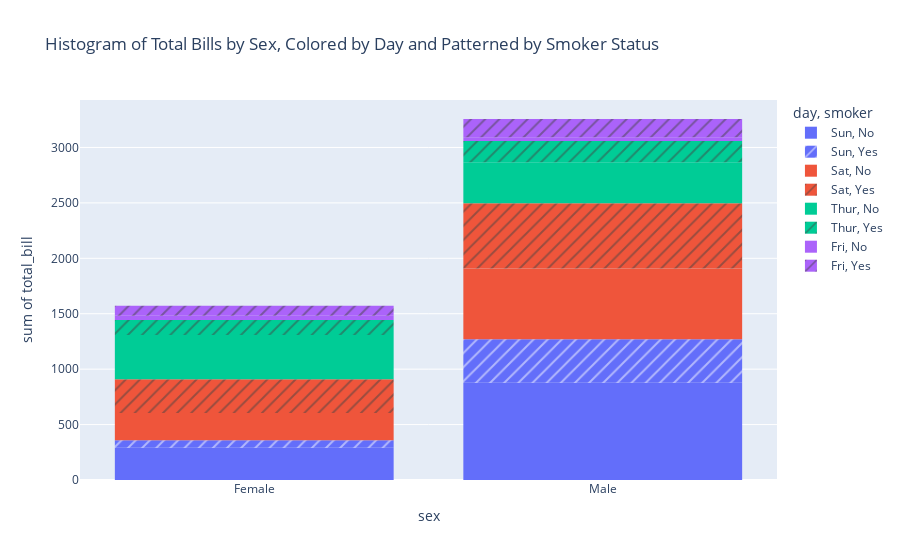

Notebook code cell kept with this figure:
### Markdown cell above
Q3. Using the tips dataset in the Plotly library, Plot a histogram for x= "sex" and y="total_bill" column in
the tips dataset. Also, use the "smoker" column with the pattern_shape parameter and the "day"
column with the color parameter.

### Code cell
import plotly.express as px

df = px.data.tips()

fig = px.histogram(df, x="sex", y="total_bill", color="day", pattern_shape="smoker",
                   title="Histogram of Total Bills by Sex, Colored by Day and Patterned by Smoker Status")

fig.show()

### Figure 1 — Plotly figure (JSON) as saved in the notebook; plotly's stock layout.template omitted (floating-point values rounded to 4 significant figures)
{"data": [{"alignmentgroup": "True", "bingroup": "x", "histfunc": "sum", "hovertemplate": "day=Sun<br>smoker=No<br>sex=%{x}<br>sum of total_bill=%{y}<extra></extra>", "legendgroup": "Sun, No", "marker": {"color": "#636efa", "pattern": {"shape": ""}}, "name": "Sun, No", "offsetgroup": "Sun, No", "orientation": "v", "showlegend": true, "type": "histogram", "x": ["Female", "Male", "Male", "Male", "Female", "Male", "Male", "Male", "Male", "Male", "Male", "Female", "Male", "Male", "Female", "Male", "Female", "Male", "Female", "Male", "Male", "Male", "Male", "Male", "Male", "Male", "Male", "Male", "Male", "Female", "Female", "Male", "Male", "Male", "Male", "Male", "Female", "Female", "Male", "Male", "Male", "Male", "Male", "Male", "Female", "Male", "Female", "Female", "Male", "Male", "Male", "Female", "Male", "Male", "Male", "Male", "Male"], "xaxis": "x", "y": [16.99, 10.34, 21.01, 23.68, 24.59, 25.29, 8.77, 26.88, 15.04, 14.78, 10.27, 35.26, 15.42, 18.43, 14.83, 21.58, 10.33, 16.29, 16.97, 17.46, 13.94, 9.68, 30.4, 18.29, 22.23, 32.4, 28.55, 18.04, 12.54, 10.29, 34.81, 9.94, 25.56, 19.49, 38.07, 23.95, 25.71, 17.31, 29.93, 14.07, 13.13, 17.26, 24.55, 19.77, 29.85, 48.17, 25, 13.39, 16.49, 21.5, 12.66, 16.21, 13.81, 24.52, 20.76, 31.71, 20.69], "yaxis": "y"}, {"alignmentgroup": "True", "bingroup": "x", "histfunc": "sum", "hovertemplate": "day=Sun<br>smoker=Yes<br>sex=%{x}<br>sum of total_bill=%{y}<extra></extra>", "legendgroup": "Sun, Yes", "marker": {"color": "#636efa", "pattern": {"shape": "/"}}, "name": "Sun, Yes", "offsetgroup": "Sun, Yes", "orientation": "v", "showlegend": true, "type": "histogram", "x": ["Female", "Male", "Male", "Male", "Male", "Male", "Male", "Female", "Male", "Male", "Male", "Male", "Male", "Male", "Female", "Male", "Female", "Male", "Male"], "xaxis": "x", "y": [17.51, 7.25, 31.85, 16.82, 32.9, 17.89, 14.48, 9.6, 34.63, 34.65, 23.33, 45.35, 23.17, 40.55, 20.9, 30.46, 18.15, 23.1, 15.69], "yaxis": "y"}, {"alignmentgroup": "True", "bingroup": "x", "histfunc": "sum", "hovertemplate": "day=Sat<br>smoker=No<br>sex=%{x}<br>sum of total_bill=%{y}<extra></extra>", "legendgroup": "Sat, No", "marker": {"color": "#EF553B", "pattern": {"shape": ""}}, "name": "Sat, No", "offsetgroup": "Sat, No", "orientation": "v", "showlegend": true, "type": "histogram", "x": ["Male", "Male", "Female", "Female", "Male", "Male", "Male", "Male", "Male", "Male", "Female", "Male", "Male", "Female", "Female", "Male", "Male", "Male", "Female", "Male", "Male", "Male", "Female", "Male", "Male", "Male", "Female", "Male", "Male", "Female", "Female", "Male", "Female", "Male", "Male", "Female", "Male", "Male", "Male", "Male", "Male", "Male", "Female", "Male", "Male"], "xaxis": "x", "y": [20.65, 17.92, 20.29, 15.77, 39.42, 19.82, 17.81, 13.37, 12.69, 21.7, 19.65, 9.55, 18.35, 15.06, 20.69, 17.78, 24.06, 16.31, 16.93, 18.69, 31.27, 16.04, 26.41, 48.27, 17.59, 20.08, 16.45, 20.23, 12.02, 17.07, 14.73, 10.51, 20.92, 18.24, 14, 7.25, 48.33, 20.45, 13.28, 11.61, 10.77, 10.07, 35.83, 29.03, 17.82], "yaxis": "y"}, {"alignmentgroup": "True", "bingroup": "x", "histfunc": "sum", "hovertemplate": "day=Sat<br>smoker=Yes<br>sex=%{x}<br>sum of total_bill=%{y}<extra></extra>", "legendgroup": "Sat, Yes", "marker": {"color": "#EF553B", "pattern": {"shape": "/"}}, "name": "Sat, Yes", "offsetgroup": "Sat, Yes", "orientation": "v", "showlegend": true, "type": "histogram", "x": ["Male", "Male", "Male", "Male", "Male", "Male", "Female", "Male", "Female", "Female", "Male", "Female", "Female", "Male", "Male", "Male", "Female", "Female", "Female", "Male", "Male", "Male", "Male", "Male", "Female", "Male", "Male", "Female", "Female", "Female", "Male", "Male", "Male", "Female", "Female", "Male", "Male", "Male", "Male", "Male", "Female", "Male"], "xaxis": "x", "y": [38.01, 11.24, 20.29, 13.81, 11.02, 18.29, 3.07, 15.01, 26.86, 25.28, 17.92, 44.3, 22.42, 15.36, 20.49, 25.21, 14.31, 10.59, 10.63, 50.81, 15.81, 26.59, 38.73, 24.27, 12.76, 30.06, 25.89, 13.27, 28.17, 12.9, 28.15, 11.59, 7.74, 30.14, 22.12, 24.01, 15.69, 15.53, 12.6, 32.83, 27.18, 22.67], "yaxis": "y"}, {"alignmentgroup": "True", "bingroup": "x", "histfunc": "sum", "hovertemplate": "day=Thur<br>smoker=No<br>sex=%{x}<br>sum of total_bill=%{y}<extra></extra>", "legendgroup": "Thur, No", "marker": {"color": "#00cc96", "pattern": {"shape": ""}}, "name": "Thur, No", "offsetgroup": "Thur, No", "orientation": "v", "showlegend": true, "type": "histogram", "x": ["Male", "Male", "Male", "Male", "Female", "Male", "Female", "Male", "Male", "Male", "Male", "Female", "Female", "Female", "Male", "Female", "Male", "Male", "Female", "Female", "Male", "Female", "Female", "Male", "Male", "Female", "Female", "Female", "Female", "Female", "Female", "Female", "Female", "Female", "Male", "Male", "Female", "Female", "Female", "Female", "Female", "Male", "Male", "Male", "Female"], "xaxis": "x", "y": [27.2, 22.76, 17.29, 16.66, 10.07, 15.98, 34.83, 13.03, 18.28, 24.71, 21.16, 10.65, 12.43, 24.08, 11.69, 13.42, 14.26, 15.95, 12.48, 29.8, 8.52, 14.52, 11.38, 22.82, 19.08, 20.27, 11.17, 12.26, 18.26, 8.51, 10.33, 14.15, 13.16, 17.47, 34.3, 41.19, 27.05, 16.43, 8.35, 18.64, 11.87, 9.78, 7.51, 7.56, 18.78], "yaxis": "y"}, {"alignmentgroup": "True", "bingroup": "x", "histfunc": "sum", "hovertemplate": "day=Thur<br>smoker=Yes<br>sex=%{x}<br>sum of total_bill=%{y}<extra></extra>", "legendgroup": "Thur, Yes", "marker": {"color": "#00cc96", "pattern": {"shape": "/"}}, "name": "Thur, Yes", "offsetgroup": "Thur, Yes", "orientation": "v", "showlegend": true, "type": "histogram", "x": ["Male", "Male", "Male", "Female", "Male", "Male", "Male", "Male", "Female", "Female", "Male", "Male", "Female", "Female", "Female", "Male", "Female"], "xaxis": "x", "y": [19.44, 32.68, 16, 19.81, 28.44, 15.48, 16.58, 10.34, 43.11, 13, 13.51, 18.71, 12.74, 13, 16.4, 20.53, 16.47], "yaxis": "y"}, {"alignmentgroup": "True", "bingroup": "x", "histfunc": "sum", "hovertemplate": "day=Fri<br>smoker=No<br>sex=%{x}<br>sum of total_bill=%{y}<extra></extra>", "legendgroup": "Fri, No", "marker": {"color": "#ab63fa", "pattern": {"shape": ""}}, "name": "Fri, No", "offsetgroup": "Fri, No", "orientation": "v", "showlegend": true, "type": "histogram", "x": ["Male", "Female", "Male", "Female"], "xaxis": "x", "y": [22.49, 22.75, 12.46, 15.98], "yaxis": "y"}, {"alignmentgroup": "True", "bingroup": "x", "histfunc": "sum", "hovertemplate": "day=Fri<br>smoker=Yes<br>sex=%{x}<br>sum of total_bill=%{y}<extra></extra>", "legendgroup": "Fri, Yes", "marker": {"color": "#ab63fa", "pattern": {"shape": "/"}}, "name": "Fri, Yes", "offsetgroup": "Fri, Yes", "orientation": "v", "showlegend": true, "type": "histogram", "x": ["Male", "Female", "Female", "Male", "Male", "Male", "Male", "Female", "Female", "Male", "Female", "Male", "Male", "Female", "Female"], "xaxis": "x", "y": [28.97, 5.75, 16.32, 40.17, 27.28, 12.03, 21.01, 11.35, 15.38, 12.16, 13.42, 8.58, 13.42, 16.27, 10.09], "yaxis": "y"}], "layout": {"autosize": true, "barmode": "relative", "legend": {"title": {"text": "day, smoker"}, "tracegroupgap": 0}, "title": {"text": "Histogram of Total Bills by Sex, Colored by Day and Patterned by Smoker Status"}, "xaxis": {"anchor": "y", "autorange": true, "domain": [0, 1], "range": [-0.5, 1.5], "title": {"text": "sex"}, "type": "category"}, "yaxis": {"anchor": "x", "autorange": true, "domain": [0, 1], "range": [0, 3428.0], "title": {"text": "sum of total_bill"}, "type": "linear"}}}
